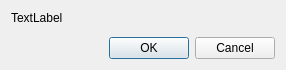
<?xml version="1.0" encoding="UTF-8"?>
<ui version="4.0">
 <class>VRAddStyleDialog</class>
 <widget class="QDialog" name="VRAddStyleDialog">
  <property name="geometry">
   <rect>
    <x>0</x>
    <y>0</y>
    <width>286</width>
    <height>65</height>
   </rect>
  </property>
  <property name="sizePolicy">
   <sizepolicy hsizetype="Preferred" vsizetype="Preferred">
    <horstretch>0</horstretch>
    <verstretch>0</verstretch>
   </sizepolicy>
  </property>
  <property name="windowTitle">
   <string>Add VR Interaction</string>
  </property>
  <layout class="QFormLayout" name="formLayout">
   <property name="fieldGrowthPolicy">
    <enum>QFormLayout::ExpandingFieldsGrow</enum>
   </property>
   <item row="0" column="0" colspan="2">
    <widget class="QLabel" name="infoLabel">
     <property name="text">
      <string>TextLabel</string>
     </property>
    </widget>
   </item>
   <item row="4" column="0" colspan="2">
    <widget class="QDialogButtonBox" name="buttonBox">
     <property name="orientation">
      <enum>Qt::Horizontal</enum>
     </property>
     <property name="standardButtons">
      <set>QDialogButtonBox::Cancel|QDialogButtonBox::Ok</set>
     </property>
     <property name="centerButtons">
      <bool>false</bool>
     </property>
    </widget>
   </item>
   <item row="3" column="0" colspan="2">
    <layout class="QFormLayout" name="inputForm">
     <property name="fieldGrowthPolicy">
      <enum>QFormLayout::ExpandingFieldsGrow</enum>
     </property>
    </layout>
   </item>
  </layout>
 </widget>
 <resources/>
 <connections>
  <connection>
   <sender>buttonBox</sender>
   <signal>accepted()</signal>
   <receiver>VRAddStyleDialog</receiver>
   <slot>accept()</slot>
   <hints>
    <hint type="sourcelabel">
     <x>252</x>
     <y>475</y>
    </hint>
    <hint type="destinationlabel">
     <x>157</x>
     <y>274</y>
    </hint>
   </hints>
  </connection>
  <connection>
   <sender>buttonBox</sender>
   <signal>rejected()</signal>
   <receiver>VRAddStyleDialog</receiver>
   <slot>reject()</slot>
   <hints>
    <hint type="sourcelabel">
     <x>320</x>
     <y>475</y>
    </hint>
    <hint type="destinationlabel">
     <x>286</x>
     <y>274</y>
    </hint>
   </hints>
  </connection>
 </connections>
</ui>
